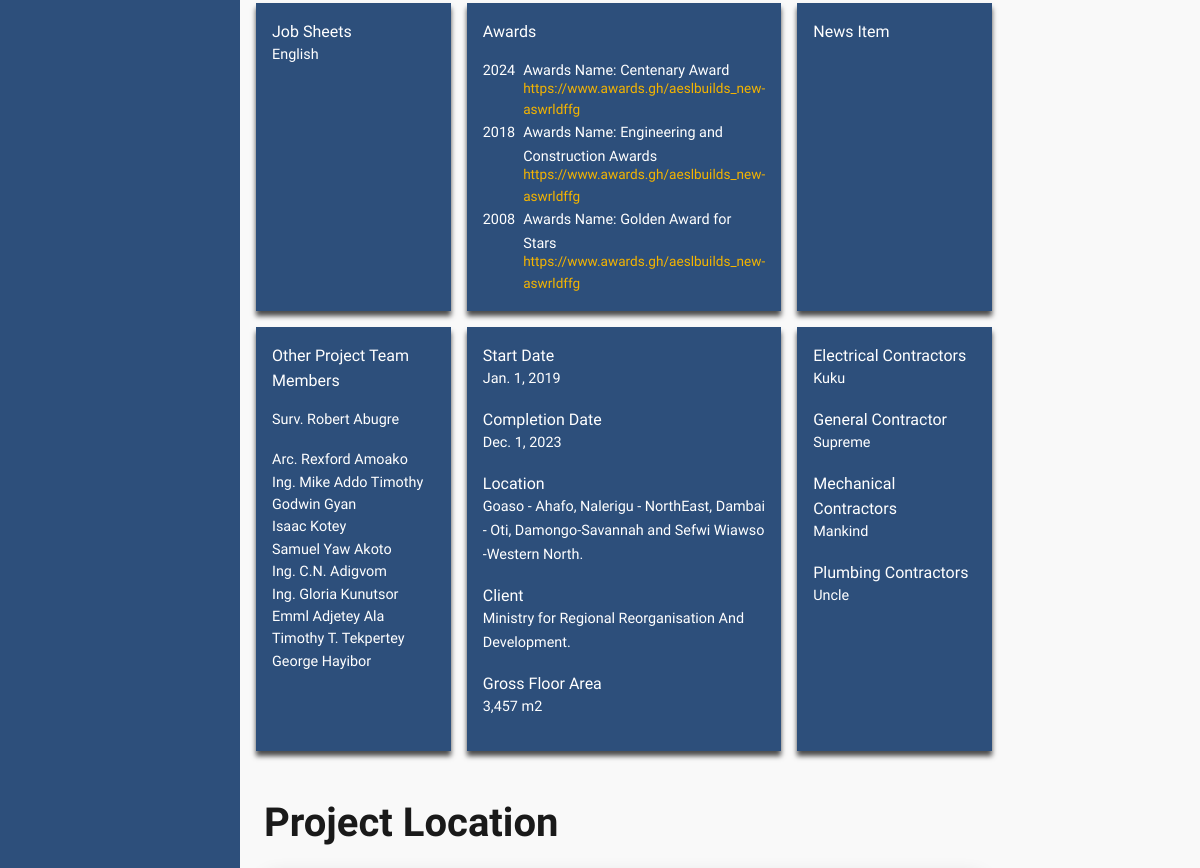
Before: /project/proposed-regional-coordinating-council-administration-block/ (middle part) with the older database file.
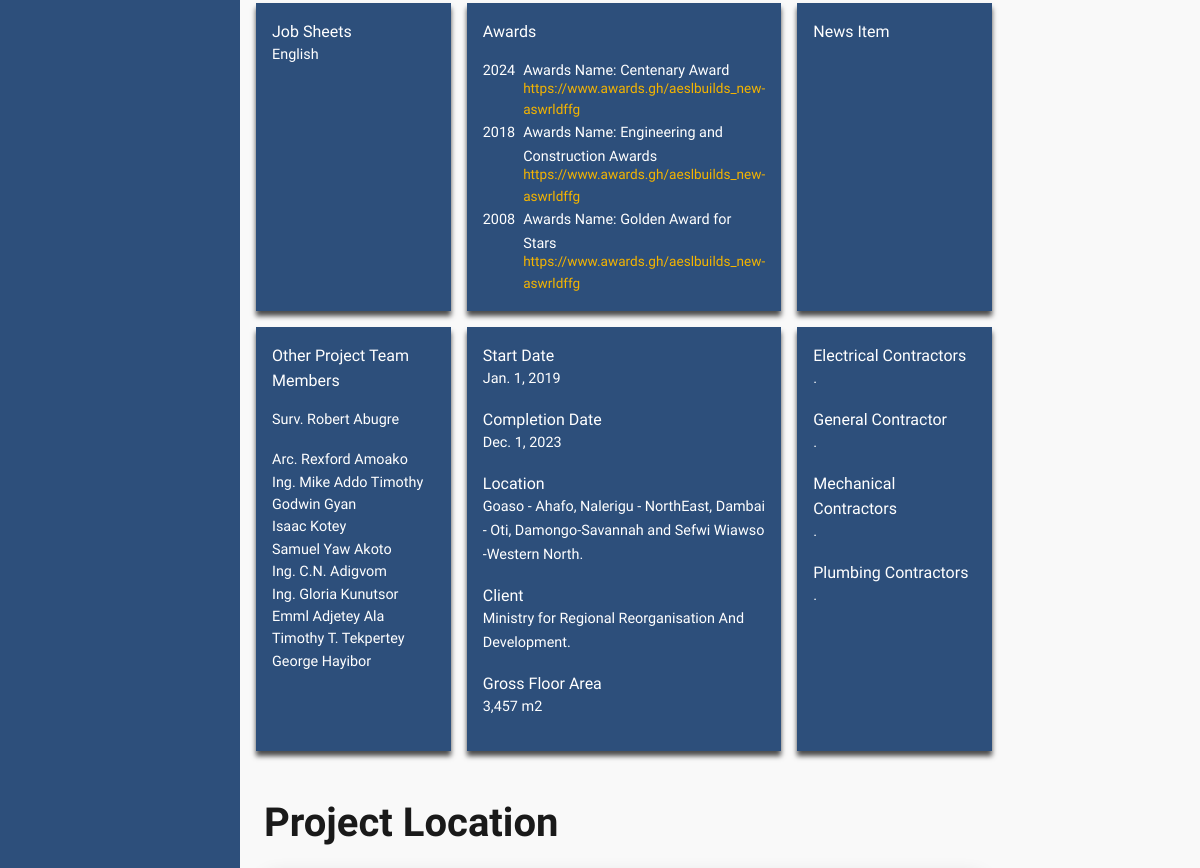
After: the same page with the newer database file.
### frontend/models.py (models this page shows, shortened)
class ImageOptimizeMixin:
    IMAGE_MAX_SIZE = (1200, 1200)
    IMAGE_QUALITY = 85

class Project(ImageOptimizeMixin, models.Model):
    title = models.CharField(max_length=200)
    client = models.CharField(max_length=200)
    location = models.CharField(max_length=300, default="Accra")
    picture = models.ImageField(
        upload_to="projects/main_pictures/",
        blank=True,
        null=True,
        max_length=300)
    little_text_details = models.TextField()
    project_coordinator = models.CharField(max_length=150)
    project_leaders = models.ManyToManyField(
        ProjectLeader, related_name="projects")
    other_team_members = models.ManyToManyField(
        ProjectTeamMember, related_name="projects", blank=True
    )
    total_floor_area = models.CharField(max_length=100)
    start_date = models.DateField()
    completed_date = models.DateField(blank=True, null=True)
    job_sheets = models.CharField(max_length=300, blank=True)
    certificate = models.CharField(max_length=300, blank=True)
    category = models.ForeignKey(
        ProjectCategory,
        on_delete=models.SET_NULL,
        null=True,
        related_name="projects")
    created_at = models.DateTimeField(auto_now_add=True)
    slug = models.SlugField(
        max_length=250,
        blank=True,
        help_text="Auto-generated from title for clean URLs",
    )

class ProjectAward(models.Model):
    project = models.ForeignKey(
        Project, on_delete=models.CASCADE, related_name="awards"
    )
    year = models.PositiveIntegerField()
    award_name = models.CharField(max_length=200)
    awarded_by = models.CharField(max_length=200)
    website = models.URLField(blank=True)
    created_at = models.DateTimeField(auto_now_add=True)
    class Meta:
        ordering = ["-year", "award_name"]

class ProjectTeamMember(models.Model):
    full_name = models.CharField(max_length=150)

class ProjectContractor(models.Model):
    project = models.ForeignKey(
        Project, on_delete=models.CASCADE, related_name="contractors"
    )
    role = models.ForeignKey(
        ContractorRole,
        on_delete=models.PROTECT,
        related_name="project_contractors")
    company_name = models.CharField(max_length=200)
    class Meta:
        unique_together = ("project", "role")
        ordering = ("role__name",)

class ContractorRole(models.Model):
    name = models.CharField(max_length=150, unique=True)
    class Meta:
        verbose_name = "Contractor Role"
        verbose_name_plural = "Contractor Roles"

### frontend/views.py (the view)
# urls.py: path("project/<slug:slug>/", ProjectDetailView.as_view(), name="project_detail"),
class ProjectDetailView(DetailView):
    model = Project
    template_name = "frontend/project_detail.html"
    context_object_name = "project"
    slug_field = "slug"
    slug_url_kwarg = "slug"
    def get_context_data(self, **kwargs):
        context = super().get_context_data(**kwargs)
        project = self.get_object()
        context["project_pictures"] = project.gallery.filter(
            image_type="project")
        context["construction_pictures"] = project.gallery.filter(
            image_type="construction")
        context["project_3d_visualization_picture"] = project.gallery.filter(
            image_type="project_3d_visualizations"
        )
        locations = project.locations.all()
        context["project_locations"] = locations
        context["project_locations_json"] = json.dumps([
            {
                "lat": loc.latitude,
                "lng": loc.longitude,
                "created_at": loc.created_at.strftime("%Y-%m-%d"),
            }
            for loc in locations
            if loc.latitude is not None and loc.longitude is not None
        ])
        context["title"] = "Projects"
        return context

### templates/frontend/project_detail.html (shortened to what this page needs)
{% extends 'base.html' %}
{% load static %}
{% block content %}
<section class="details__wrapper">
  <div class="wrapper__1">
  <section id="data" class="projects__detail-data">
    <div class="projects__data">
      <div style="border-radius:0px" class="details__card">
        <div class="details__card-head">
          {% if project.job_sheets %}
          <p class="details__head">Job Sheets</p>
          <p class="details__body">{{ project.job_sheets }}</p>
          {% endif %}
        </div>
      </div>
      <div style="border-radius:0px" class="details__card">
        <div class="details__card-head">
          <p class="details__head">Awards</p>
        </div>
        <div class="details__card-body">
          {% for award in project.awards.all %}
          <div class="awards__container">
            <p class="details__body">{{ award.year }}</p>
            <div class="award__detail">
              <p class="details__body">Awards Name: {{ award.award_name}}</p>
              {% if award.website %}
              <a href="{{ award.website }}" target="_blank">{{ award.website }}</a>
              {% endif %}
            </div>
          </div>
          {% endfor %}
        </div>
      </div>
      <div style="border-radius:0px" class="details__card">
        <div class="details__card-head">
          <p class="details__head">News Item</p>
        </div>
      </div>
      <div style="border-radius:0px" class="details__card">
        <div class="details__card-head">
          <p class="details__head">Other Project Team Members</p>
        </div>
        <div class="details__card-body">
          {% for member in project.other_team_members.all %}
          <p class="details__body">{{ member.full_name }}</p>
          {% empty %}
          <p>No additional team members</p>
          {% endfor %}
        </div>
      </div>
      <div style="border-radius:0px" class="details__card">
        <div class="details__card-head">
          <p class="details__head">Start Date</p>
          <p class="details__body">{{ project.start_date }}</p>
          <p class="details__head">Completion Date</p>
          <p class="details__body">{{ project.completed_date }}</p>
          <p class="details__head">Location</p>
          <p class="details__body">{{ project.location }}</p>
          <p class="details__head">Client</p>
          <p class="details__body">{{ project.client }}</p>
          <p class="details__head">Gross Floor Area</p>
          <p class="details__body">{{ project.total_floor_area }}</p>
        </div>
      </div>
      <div style="border-radius:0px" class="details__card">
        {% if project.contractors.exists %}
        <div class="details__card-head">
          {% for contractor in project.contractors.all %}
          <p class="details__head">{{ contractor.role.name }}</p>
          <p class="details__body">{{ contractor.company_name }}</p>
          {% endfor %}
        </div>
        {% endif %}
      </div>
    </div>
  </section>
<section>
  <div class="container my-5">
      <h1 class="mb-4 font-black">Project Location</h1>
  </div>
</section>
<link rel="stylesheet" href="https://unpkg.com/leaflet@1.9.4/dist/leaflet.css" />
<link rel="stylesheet" href="https://cdnjs.cloudflare.com/ajax/libs/font-awesome/6.5.0/css/all.min.css" />
  </div>
  <aside class="wrapper_2">
  </aside>
</section>
{% endblock content %}

### templates/base.html (shortened to what this page needs)
{% load static %}
<!DOCTYPE html>
<html lang="en">
<head>
  <link
    rel="stylesheet"
    href="https://cdn.jsdelivr.net/npm/bootstrap@4.6.2/dist/css/bootstrap.min.css"
  />
  <link
    rel="stylesheet"
    href="https://cdnjs.cloudflare.com/ajax/libs/font-awesome/6.5.1/css/all.min.css"
  />
  <link
    rel="stylesheet"
    href="https://unpkg.com/nprogress/nprogress.css"
  />
  <link rel="stylesheet" href="https://cdn.jsdelivr.net/npm/swiper@11/swiper-bundle.min.css" />
  <link rel="stylesheet" href="{% static 'css/main.css' %}" />
</head>
<body>
  {% include 'partial/navbar.html' %}
  <main class="main-content">
    {% block content %}{% endblock content %}
  </main>
</body>
</html>

### templates/partial/navbar.html (shortened to what this page needs)
{% load static %}
<aside class="sidebar">
</aside>

### templates/partial/footer.html (shortened to what this page needs)
{% load static %}

### static/css/base.css (style rules this page uses)
*, *::before, *::after { margin: 0; padding: 0; box-sizing: border-box; }
:root { --primary-color: #2d4f7b; --secondary-color: #F4B400; --secondary-color-light: #F6BE2C; --text-color: #1a1a1a; --text-base-color: #f1f1f1; --background-color: #f5f5f5; --font-family: "Ubuntu", sans-serif; }
html { font-size: 16px; scroll-behavior: smooth; }
body { font-family: var(--font-family) !important; line-height: 1.6; font-weight: 300; color: #1a1a1a; background-color: #f9f9f9; }
body, button, input, textarea, select, .btn, .navbar, .nav-link, .dropdown-item { font-family: "Ubuntu", sans-serif; }
h1, h2, h3, h4, h5, h6 { font-weight: 600; margin-bottom: 1rem; }

### static/css/layout.css (style rules this page uses)
.sidebar { width: 20%; background-color: var(--primary-color); position: fixed; height: 100%; overflow-y: auto; padding-top: 20px; padding: 1rem; }
.main-content { margin-left: 20%; }
.container { max-width: 1400px; margin: 0 auto; padding: 0 1.5rem; }

### static/css/projects.css (style rules this page uses)
.details__card { border-radius: 0.8rem; background-color: var(--primary-color); color: #fff; padding: 1rem; box-shadow: 0 5px 5px rgba(0, 0, 0, 0.7); }
.details__card-head { margin-bottom: 1rem; }
.details__head { font-weight: 500; margin-bottom: -0.1rem; }
.details__card-body p:not(:first-of-type) { margin-bottom: -0.1rem; }
.details__body { font-weight: 300; font-size: 0.9rem; line-height: 1.5rem; }
.details__wrapper { display: grid; grid-template-columns: repeat(5, 1fr); gap: 1; overflow: hidden; }
.wrapper__1 { grid-column: span 4; }
.wrapper_2 { grid-column: span 1; margin-bottom: 2rem; }
.project__details-text, .projects__details-gallery, .projects__construction-gallery, .projects__detail-data { padding: 0 1rem; }
.projects__detail-data { margin-top: 3rem; }
.projects__data { display: grid; grid-template-columns: repeat(3, 1fr); gap: 1rem; }
.awards__container { display: flex; justify-content: start; align-items: start; }
.award__detail { font-size: 0.85rem; margin-left: 0.5rem; }
.award__detail p { margin-bottom: -0.3rem; }
.award__detail a { color: var(--secondary-color); }

Changed rows visible on the page:
changed ProjectContractor "Electrical Contractors": company_name "Kuku" → "."
changed ProjectContractor "General Contractor": company_name "Supreme" → "."
changed ProjectContractor "Mechanical Contractors": company_name "Mankind" → "."
changed ProjectContractor "Plumbing Contractors": company_name "Uncle" → "."
